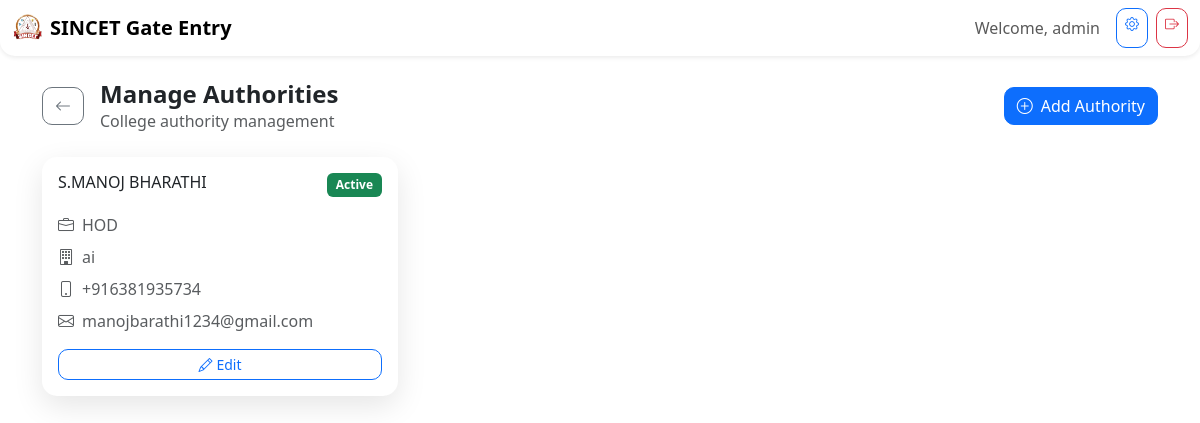
The app's page /authority/list (signed in), older data.
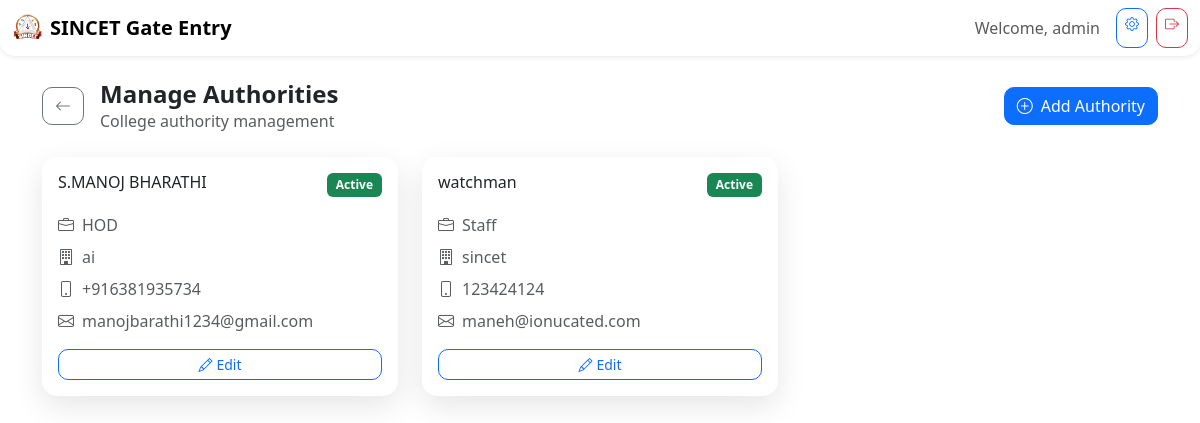
The same page, newer data.
### models.py (models this page shows, shortened)
class Authority(db.Model):
    __tablename__ = 'authorities'
    id = db.Column(db.String(36), primary_key=True, default=lambda: str(uuid.uuid4()))
    name = db.Column(db.String(100), nullable=False)
    designation = db.Column(db.String(50), nullable=False)  # HOD, Principal, Staff
    department = db.Column(db.String(100))
    phone = db.Column(db.String(20))
    email = db.Column(db.String(120))
    role = db.Column(db.String(20), default='staff')  # admin, hod, staff
    is_active = db.Column(db.Boolean, default=True)
    created_at = db.Column(db.DateTime, default=datetime.utcnow)
    updated_at = db.Column(db.DateTime, default=datetime.utcnow, onupdate=datetime.utcnow)
    visitors = db.relationship('Visitor', backref='authority', lazy=True)
    notifications = db.relationship('Notification', backref='authority', lazy=True)

### routes/authority.py (the view)
    def decorated_function(*args, **kwargs):
        if 'user_id' not in session:
            return redirect(url_for('auth.login'))
        return f(*args, **kwargs)

### routes/authority.py (called while the page is built)
def login_required(f):
    def decorated_function(*args, **kwargs):
        if 'user_id' not in session:
            return redirect(url_for('auth.login'))
        return f(*args, **kwargs)
    decorated_function.__name__ = f.__name__
    return decorated_function

@authority_bp.route('/list')
@login_required
def list():
    authorities = Authority.query.order_by(Authority.name).all()
    return render_template('authority/list.html', authorities=authorities)

### templates/authority/list.html (shortened to what this page needs)
{% extends "base.html" %}
{% block content %}
<div class="container py-4">
    <div class="d-flex align-items-center justify-content-between mb-4">
        <div class="d-flex align-items-center">
            <a href="{{ url_for('index') }}" class="btn btn-outline-secondary me-3">
                <i class="bi bi-arrow-left"></i>
            </a>
            <div>
                <h1 class="h4 fw-bold mb-0">Manage Authorities</h1>
                <p class="text-muted mb-0">College authority management</p>
            </div>
        </div>
        {% if current_user.role == 'admin' %}
        <a href="{{ url_for('authority.add') }}" class="btn btn-primary">
            <i class="bi bi-plus-circle me-2"></i>Add Authority
        </a>
        {% endif %}
    </div>
    {% if authorities %}
    <div class="row">
        {% for authority in authorities %}
        <div class="col-md-6 col-lg-4 mb-4">
            <div class="card h-100">
                <div class="card-body">
                    <div class="d-flex justify-content-between align-items-start mb-3">
                        <h6 class="card-title mb-0">{{ authority.name }}</h6>
                        <span class="badge bg-{{ 'success' if authority.is_active else 'secondary' }}">
                            {{ 'Active' if authority.is_active else 'Inactive' }}
                        </span>
                    </div>
                    <p class="text-muted mb-2">
                        <i class="bi bi-briefcase me-2"></i>{{ authority.designation }}
                    </p>
                    {% if authority.department %}
                    <p class="text-muted mb-2">
                        <i class="bi bi-building me-2"></i>{{ authority.department }}
                    </p>
                    {% endif %}
                    {% if authority.phone %}
                    <p class="text-muted mb-2">
                        <i class="bi bi-phone me-2"></i>{{ authority.phone }}
                    </p>
                    {% endif %}
                    {% if authority.email %}
                    <p class="text-muted mb-3">
                        <i class="bi bi-envelope me-2"></i>{{ authority.email }}
                    </p>
                    {% endif %}
                    {% if current_user.role == 'admin' %}
                    <div class="d-flex gap-2">
                        <a href="{{ url_for('authority.edit', authority_id=authority.id) }}"
                           class="btn btn-outline-primary btn-sm flex-fill">
                            <i class="bi bi-pencil me-1"></i>Edit
                        </a>
                    </div>
                    {% endif %}
                </div>
            </div>
        </div>
        {% endfor %}
    </div>
    {% endif %}
</div>
{% endblock %}

Row changes from the older to the newer data that the page shows:
added Authority: name "watchman", is_active "Active", designation "Staff", department "sincet", phone "123424124", email "maneh@ionucated.com"
